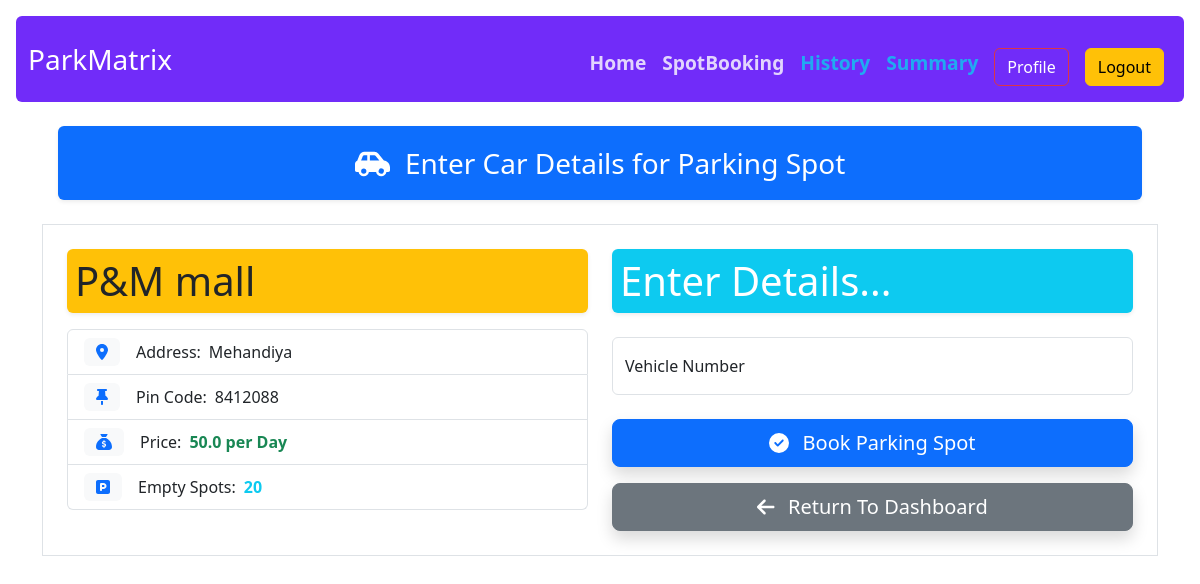
The app's page /book_this_spot/26 (signed in) with its own data.
### models.py (models this page shows)
class ParkingLot(db.Model):
    id = db.Column(db.Integer , primary_key = True)
    lot_name = db.Column(db.String(256), nullable = False )
    price = db.Column(db.Float, nullable = False)
    city = db.Column(db.String(64), nullable = False)
    pin_code = db.Column(db.String(32), nullable = False)
    available_parking_spots = db.Column(db.Integer, nullable = False)
    deleted_lot = db.Column(db.Boolean, nullable = False, default = False)
    parking_spot = db.relationship("ParkingSpot", backref="parking_lot", lazy=True, cascade="all,delete")

### routes.py (the view)
@app.route('/book_this_spot/<int:spot_id>')
@auth_required
def book_this_spot(spot_id):
    user = User.query.get(session['user_id'])
    spot = ParkingSpot.query.get(spot_id)
    if spot is None:
        flash("Spot not available.")
        return redirect(url_for('spot_list'))
    if spot.occupied_status:
        flash("Spot is occupied.")
        return redirect(url_for('book_spot', lot_id=spot.lot_id))
    if Bookedspot.query.filter_by(user_id=user.id, vehicle_released=False).first():
        flash("You already have an active booking.")
        return redirect(url_for('user_dashboard'))
    lot = ParkingLot.query.get(spot.lot_id)
    available = ParkingSpot.query.filter_by(occupied_status=False, lot_id=spot.lot_id).count()
    return render_template('book_this_spot.html', spot=spot, lot=lot, available=available)

### routes.py (called while the page is built)
@app.context_processor
def inject_user():
    user = None
    if 'user_id' in session:
        user = User.query.get(session['user_id'])
    return dict(user=user)

def auth_required(func):
    @wraps(func)
    def inner(*args, **kwargs):
        if 'user_id' in session:
            return func(*args, **kwargs)
        else:
            flash("Please log in first.")
            return redirect(url_for('login'))
    return inner

### templates/book_this_spot.html (shortened to what this page needs)
{% extends 'layout.html' %}
{% block content %}
<div class="container mt-4">
    <div class="fs-3 text-center m-3 bg-primary text-white p-3 rounded shadow-sm">
        <i class="fas fa-car-side me-2"></i> Enter Car Details for Parking Spot
    </div>
    <div class="container my-4 p-4 shadow-xl border rounded-lg bg-white">
        <div class="row g-4">
            <div class="col-12 col-md-6">
                <h1 class="text-start fs-1 bg-warning rounded shadow-sm mb-3 p-2 text-dark">
                    {{lot.lot_name}}
                </h1>
                <div class="list-group">
                    <div class="list-group-item d-flex align-items-center">
                        <span class="input-group-text bg-light text-primary border-0 me-3"><i class="fas fa-location-dot"></i></span>
                        <strong class="fw-normal">Address:</strong> <span class="ms-2">{{lot.city}}</span>
                    </div>
                    <div class="list-group-item d-flex align-items-center">
                        <span class="input-group-text bg-light text-primary border-0 me-3"><i class="fas fa-thumbtack"></i></span>
                        <strong class="fw-normal">Pin Code:</strong> <span class="ms-2">{{lot.pin_code}}</span>
                    </div>
                    <div class="list-group-item d-flex align-items-center">
                        <span class="input-group-text bg-light text-primary border-0 me-3"><i class="fas fa-sack-dollar"></i></span>
                        <strong class="fw-normal">Price:</strong> <span class="ms-2 text-success fw-bold">{{lot.price}} per Day</span>
                    </div>
                    <div class="list-group-item d-flex align-items-center">
                        <span class="input-group-text bg-light text-primary border-0 me-3"><i class="fas fa-square-parking"></i></span>
                        <strong class="fw-normal">Empty Spots:</strong> <span class="ms-2 fw-bold text-info">{{available}}</span>
                    </div>
                </div>
            </div>
            <div class="col-12 col-md-6">
                <h3 class="mb-4 text-start fs-1 bg-info shadow-sm rounded p-2 text-white">
                    Enter Details...
                </h3>
                <form action="/book_this_spot/{{spot.id}}" method="post">
                    <div class="mb-3 form-floating">
                        <input type="text" name="vehicle_number" id="vehicle_number_input" class="form-control"
                            placeholder="Vehicle Number" required>
                        <label for="vehicle_number_input">Vehicle Number </label>
                    </div>
                    <div class="d-grid gap-3 mt-4">
                        <button type="submit" class="btn btn-primary btn-lg shadow">
                            <i class="fas fa-check-circle me-2"></i> Book Parking Spot
                        </button>
                        <a href="{{ url_for('spot_list') }}" class="btn btn-secondary btn-lg shadow text-white">
                            <i class="fas fa-arrow-left me-2"></i> Return To Dashboard
                        </a>
                    </div>
                </form>
            </div>
        </div>
    </div>
</div>
{% endblock content %}

### records on screen
ParkingLot: lot_name "P&M mall", city "Mehandiya", pin_code "8412088", price "50.0"

### other values on screen
{{ available }} "20"
